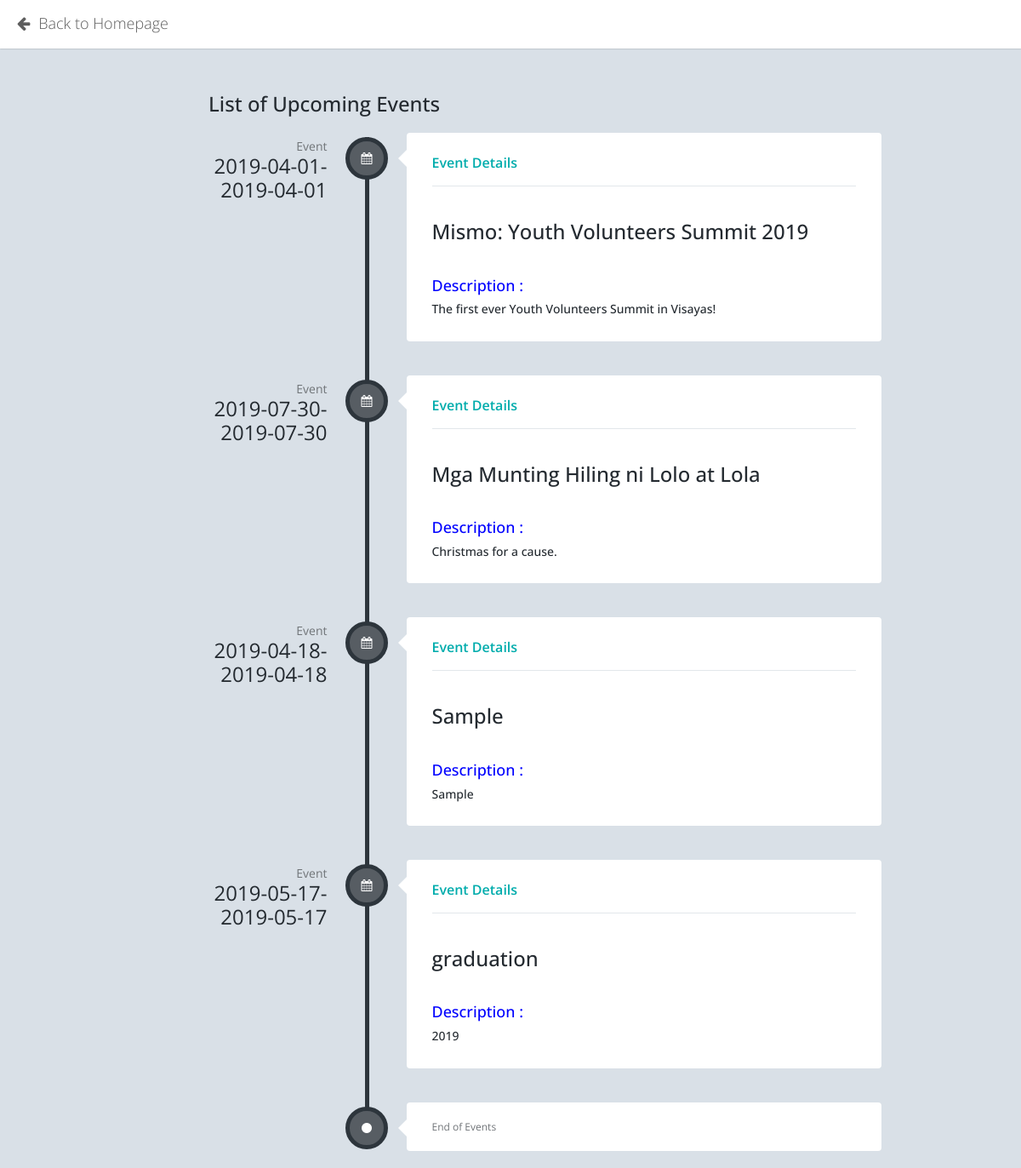
Screenshot of /event_list.php with the database file from the repository.
### tables this page shows
CREATE TABLE `ems_r_event` (
  `re_event_id` int(11) NOT NULL,
  `re_event_name` varchar(50) NOT NULL,
  `re_event_description` varchar(200) NOT NULL,
  `re_event_startdate` date NOT NULL,
  `re_event_enddate` date NOT NULL,
  `re_regfee_mem` decimal(10,2) NOT NULL,
  `re_regfee_nonmem` decimal(10,2) NOT NULL,
  `re_event_status` tinyint(1) NOT NULL DEFAULT '1',
  `re_etype_id` int(11) NOT NULL,
  `re_venue_id` int(11) NOT NULL,
  `re_event_stat` varchar(100) DEFAULT 'Pending'
);

### event_list.php (the view, shortened to what this page needs)
<?php
     include ("dbconnection.php");
?>
<!DOCTYPE html>
<html lang="en">
<head>
	<link href="resources/assets/plugins/jquery-ui/themes/base/minified/jquery-ui.min.css" rel="stylesheet" />
	<link href="resources/assets/plugins/bootstrap/css/bootstrap.min.css" rel="stylesheet" />
	<link href="resources/assets/plugins/font-awesome/css/font-awesome.min.css" rel="stylesheet" />
	<link href="resources/assets/css/animate.min.css" rel="stylesheet" />
	<link href="resources/assets/css/style.min.css" rel="stylesheet" />
	<link href="resources/assets/css/style-responsive.min.css" rel="stylesheet" />
	<link href="resources/assets/css/theme/default.css" rel="stylesheet" id="theme" />
	<link href="resources/assets/plugins/jquery-jvectormap/jquery-jvectormap-1.2.2.css" rel="stylesheet" />
	<link href="resources/assets/plugins/bootstrap-datepicker/css/datepicker.css" rel="stylesheet" />
	<link href="resources/assets/plugins/bootstrap-datepicker/css/datepicker3.css" rel="stylesheet" />
    <link href="resources/assets/plugins/gritter/css/jquery.gritter.css" rel="stylesheet" />
</head>
<body>
		<div id="header" class="header navbar navbar-default navbar-fixed-top">
			<div class="container-fluid">
					<a href="homepage.php" class="navbar-brand" style="margin-bottom: 3px">
						<i class="fa fa-arrow-left" style="margin-right: 5px"></i>
						<span> Back to Homepage </span>
                    </a>
			</div>
		</div>
	<div id="page-container" class="fade page-sidebar-fixed page-header-fixed">
		<div id="content" class="content">
			<br><br>
			<h1 class="page-header">List of Upcoming Events</h1>
			<ul class="timeline">
                 <?php
                                        $view_query = mysqli_query($connection,"SELECT * FROM `ems_r_event` where re_event_stat  = 'Pending'");
                                        while($row = mysqli_fetch_assoc($view_query))
                                {
                                    $name = $row["re_event_name"];
                                    $desc = $row["re_event_description"];
                                    $sdate = $row["re_event_startdate"];
                                    $edate = $row["re_event_enddate"];
                        ?>
			    <li>
			        <div class="timeline-time">
			            <span class="date">Event</span>
			            <span class="time"><?php echo $sdate; ?>-<?php echo $edate; ?></span>
			        </div>
			        <div class="timeline-icon">
			            <a href="javascript:;"><i class="fa fa-calendar"></i></a>
			        </div>
			        <div class="timeline-body">
			            <div class="timeline-header">
			                <span class="username"><a href="javascript:;">Event Details</a> <small></small></span>
			            </div>
			            <div class="timeline-content">
                            <h3><?php echo $name; ?></h3><br>
                            <h4 style="color : blue;">Description :</h4>
                            <h5><?php echo $desc; ?></h5>
			            </div>
			        </div>
			    </li>
                  <?php
                                                 }
                                            ?>
			    <li>
			        <div class="timeline-icon">
			            <a href="javascript:;"><i class="fa fa-circle"></i></a>
			        </div>
			        <div class="timeline-body">
			        	End of Events
			        </div>
			    </li>
			</ul>
		</div>
	</div>
</body>
</html>

### rows the page displays
ems_r_event: re_event_startdate "2019-04-01", re_event_enddate "2019-04-01", re_event_name "Mismo: Youth Volunteers Summit 2019", re_event_description "The first ever Youth Volunteers Summit in Visayas!"
ems_r_event: re_event_startdate "2019-07-30", re_event_enddate "2019-07-30", re_event_name "Mga Munting Hiling ni Lolo at Lola", re_event_description "Christmas for a cause."
ems_r_event: re_event_startdate "2019-04-18", re_event_enddate "2019-04-18", re_event_name "Sample", re_event_description "Sample"
ems_r_event: re_event_startdate "2019-05-17", re_event_enddate "2019-05-17", re_event_name "graduation", re_event_description "2019"
